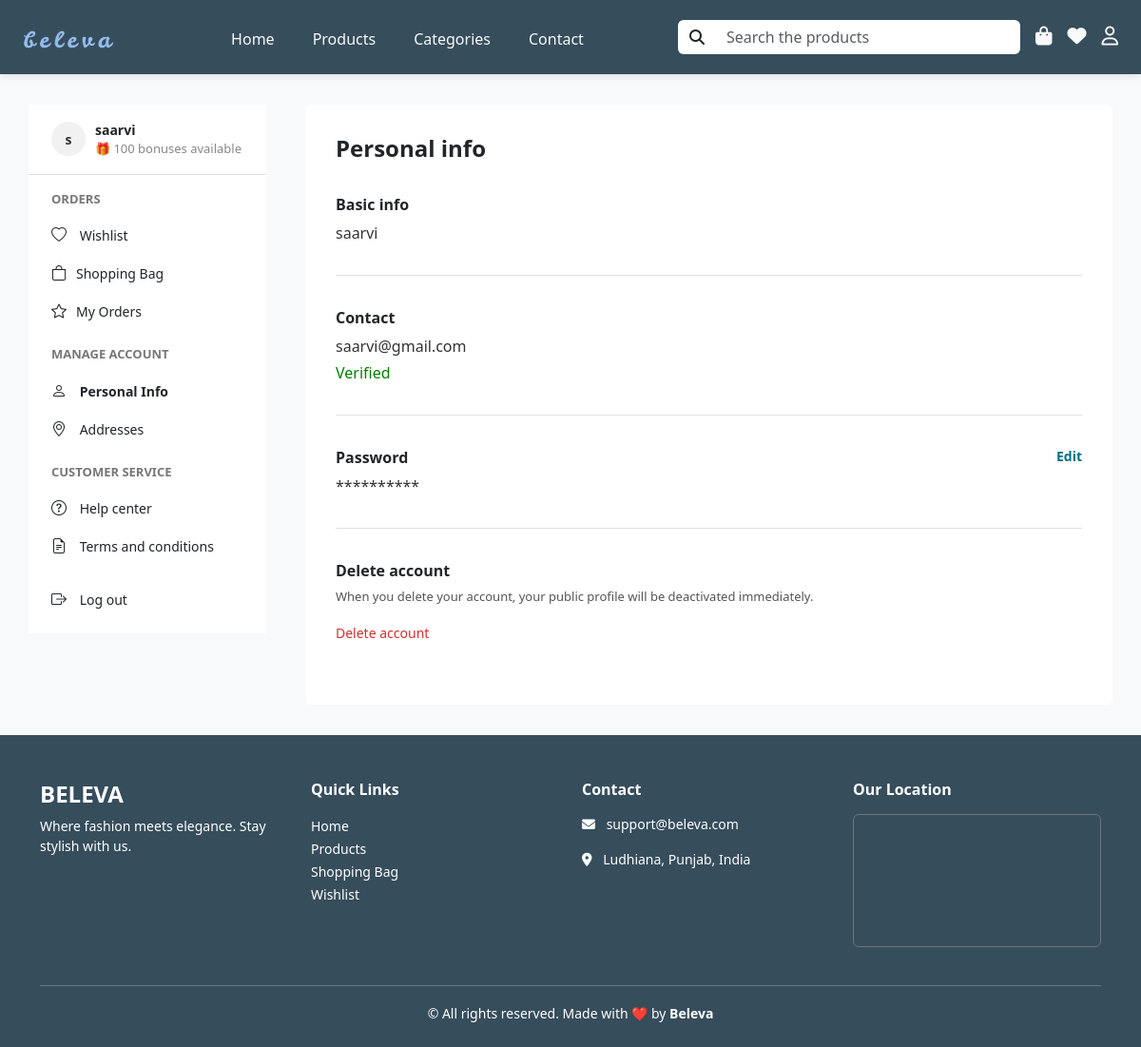
/accounts/profile/ (signed in), run on the app's committed database.
### accounts/models.py (models this page shows, shortened)
class Register(models.Model):
    name = models.CharField(max_length=50)
    email = models.EmailField()
    phone_no = models.CharField(max_length=10)
    password = models.CharField(max_length=256)

### accounts/views.py (the view)
# urls.py: path( 'profile/',views.profile,name="profile"),
def profile(request):
    register_id = request.session.get('register_id')
    if not register_id:
        return redirect('login')
    try:
        user = Register.objects.get(id=register_id)
    except Register.DoesNotExist:
        return HttpResponse(f"No user found for ID {register_id}")
    return render(request, 'accounts/profile.html', {'user': user})

### products/context_processors.py (called while the page is built)
def wishlist_processor(request):
    wishlist_ids = []
    user_id = request.session.get('register_id')
    if user_id:
        wishlist_ids = list(Wishlist.objects.filter(user_id=user_id).values_list('product_id', flat=True))
    return {'wishlist_ids': wishlist_ids}

### templates/accounts/profile.html (shortened to what this page needs)
{% extends 'base.html' %}
{% load static %}
{% block content %}
<div class="container account-wrapper">
  <div class="row">
    <div class="col-lg-3">
      <div class="account-sidebar">
      <div class="sidebar-user">
        <div class="avatar"> {{user.name|slice:":1"}} </div>
        <div class="user-details">
          <div class="user-name"> {{user.name}} </div>
          <div class="user-bonus">🎁 100 bonuses available</div>
        </div>
      </div>
      <div class="sidebar-group">
        <p class="sidebar-label">Orders</p>
        <ul>
          <li> <a href="{% url 'wishlist' %}" class="text-decoration-none text-dark"> <i class="bi bi-heart"></i> Wishlist</a></li>
          <li> <a href="{% url 'cart' %}" class="text-decoration-none text-dark"><i class="bi bi-bag"></i>Shopping Bag</a></li>
          <li> <a href="{% url 'my_orders' %}" class="text-decoration-none text-dark"><i class="bi bi-star"></i>My Orders</a></li>
        </ul>
      </div>
      <div class="sidebar-group">
        <p class="sidebar-label">Manage account</p>
        <ul>
          <li class="active"><a href="{% url 'profile' %}" class="text-decoration-none text-dark"><i class="bi bi-person"></i> Personal Info </a></li>
          <li><a href="{% url 'add_address' %}" class="text-decoration-none text-dark"><i class="bi bi-geo-alt"></i> Addresses </a></li>
        </ul>
      </div>
      <div class="sidebar-group">
        <p class="sidebar-label">Customer service</p>
        <ul>
          <li><a href="{% url 'help_center' %}" class="text-decoration-none text-dark"><i class="bi bi-question-circle"></i> Help center</a></li>
          <li><a href="{% url 'terms' %}" class="text-decoration-none text-dark"><i class="bi bi-file-earmark-text"></i> Terms and conditions </a></li>
        </ul>
      </div>
      <div class="sidebar-group">
        <ul>
          <li> <a href="{% url 'logout' %}" class="text-decoration-none text-dark"> <i class="bi bi-box-arrow-right"></i> Log out </a> </li>
        </ul>
      </div>
      </div>
    </div>
    <div class="col-lg-9">
      <div class="account-content">
        <h3>Personal info</h3>
        <div class="info-section">
          <div class="info-title">Basic info </div>
          <div class="info-value">{{ user.name }}</div>
        </div>
        <div class="divider"></div>
        <div class="info-section">
          <div class="info-title">Contact </div>
          <div class="info-value">{{ user.email }}</div>
          <div class="info-value">{{ user.contact }} <span style="color: green;">Verified</span></div>
        </div>
        <div class="divider"></div>
        <div class="info-section">
          <div class="info-title">Password <a href="{% url 'reset_password' %}" class="edit-link">Edit</a></div>
          <div class="info-value">**********</div>
        </div>
        <div class="divider"></div>
        <div class="info-section">
          <div class="info-title">Delete account</div>
          <p class="small-muted">
            When you delete your account, your public profile will be deactivated immediately.
          </p>
          <a href="{% url 'delete_account' %}" class="delete-account">Delete account</a>
        </div>
      </div>
    </div>
  </div>
</div>
{% endblock %}

### static/css/styles.css (style rules this page uses)
* { padding: 0px; margin: 0px; }
.containers { width: 100vw; height: 100vh; overflow-y: auto; overflow-x: hidden; background-color: #F8F9FA; }

### templates/accounts/profile.html (style rules this page uses)
body { background-color: #f9f9f9; }
.account-wrapper { padding: 2rem 0; }
.account-sidebar { width: 250px; font-size: 14px; padding: 1rem 0; background: #fff; }
.sidebar-user { display: flex; align-items: center; padding: 0 1.5rem 1rem; border-bottom: 1px solid #e0e0e0; }
.avatar { width: 36px; height: 36px; border-radius: 50%; background: #f1f1f1; color: #333; display: flex; align-items: center; justify-content: center; font-weight: bold; margin-right: 10px; }
.user-details .user-name { font-weight: 600; }
.user-details .user-bonus { font-size: 13px; color: #888; }
.sidebar-group { padding: 1rem 1.5rem 0; }
.sidebar-label { font-weight: 600; font-size: 13px; text-transform: uppercase; color: #777; margin-bottom: 0.5rem; }
.sidebar-group ul { list-style: none; padding: 0; margin: 0; }
.sidebar-group ul li { padding: 8px 0; color: #333; cursor: pointer; display: flex; align-items: center; transition: background 0.2s; }
.sidebar-group ul li i { margin-right: 10px; font-size: 16px; }
.sidebar-group ul li.active { font-weight: 600; color: #000; }
.account-content { flex-grow: 1; background-color: #fff; padding: 2rem; border-radius: 6px; }
.account-content h3 { font-size: 24px; font-weight: 600; margin-bottom: 2rem; }
.info-section { margin-bottom: 2rem; }
.info-title { font-size: 16px; font-weight: 600; margin-bottom: 6px; }
.info-value { color: #333; margin-bottom: 0.25rem; }
.edit-link { float: right; font-size: 14px; color: #007185; cursor: pointer; text-decoration: none; }
.divider { border-bottom: 1px solid #e2e2e2; margin: 2rem 0; }
.delete-account { color: #d32f2f; font-size: 14px; cursor: pointer; text-decoration: none; }
.small-muted { font-size: 13px; color: #555; }

### data on the page
Register: name "s", name "saarvi", email "saarvi@gmail.com"
